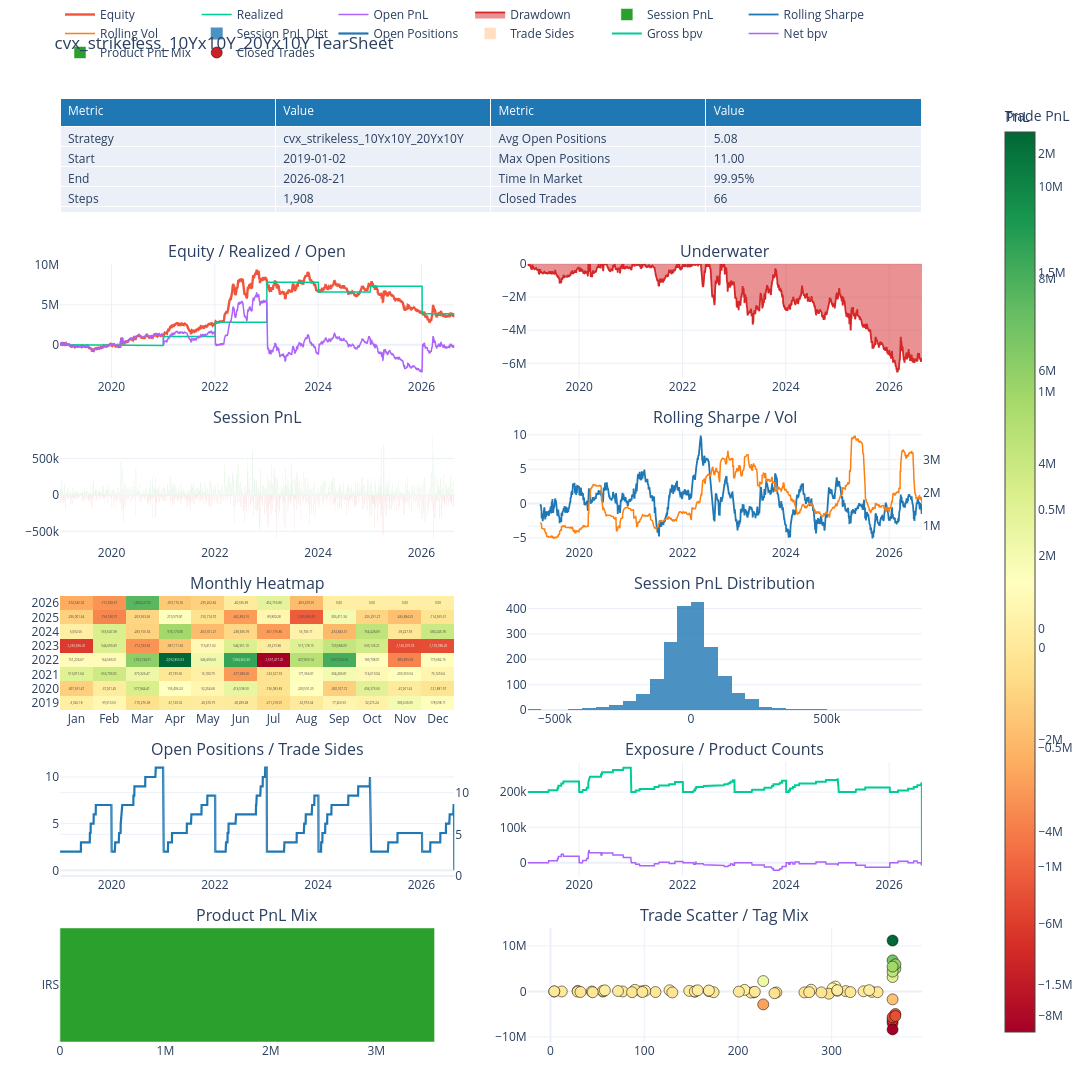

The code cell stored with this chart in its notebook:
### Markdown cell above
### Tearsheet, pair B (plain-stats fallback if plotting is unavailable)

### Code cell
try:
    from IPython.display import display

    from BT.query_tearsheet import QueryBacktestTearSheet

    display(QueryBacktestTearSheet.from_backtest(bt).plot_plotly())
except Exception as exc:  # noqa: BLE001 — fallback is the contract
    print(f"tearsheet unavailable ({type(exc).__name__}: {exc}); plain stats:")
    print(f"  marks {len(equity)}, net {equity.iloc[-1]:+,.0f} USD, "
          f"gross {RES.equity_gross.iloc[-1]:+,.0f} USD, fees {RES.fees.sum():,.0f} "
          f"USD, closed legs {n_closed}")

### Figure 1 — Plotly figure (JSON) as saved in the notebook; plotly's stock layout.template omitted (floating-point values rounded to 4 significant figures; data arrays with more than 128 entries replaced by an {"elided": "..."} marker saying what was removed)
{"data": [{"cells": {"align": "left", "values": [["Strategy", "Start", "End", "Steps", "Sessions", "Total PnL", "Realized PnL", "Open PnL", "Gross Realized", "Fees", "Avg Session PnL", "Best Session", "Worst Session", "Positive Sessions", "Negative Sessions", "Session Vol", "Sharpe", "Sortino", "Max Drawdown", "Current Drawdown", "VaR 95", "CVaR 95", "Entry Count", "Exit Count", "Trade Sides", "Active Trading Sessions", "Avg Entries / Session", "Avg Exits / Session", "Avg Sides / Session", "Avg Entries / Active Session", "Avg Exits / Active Session"], ["cvx_strikeless_10Yx10Y_20Yx10Y", "2019-01-02", "2026-08-21", "1,908", "1,908", "3,553,581.52", "3,553,581.52", "0.00", "3,919,296.33", "365,714.81", "1,862.46", "814,703.28", "-595,660.09", "50.42%", "49.53%", "1,951,376.97", "0.24", "0.35", "-6,544,073.27", "-5,844,932.45", "-187,695.79", "-282,241.77", "66", "66", "132", "59", "0.03", "0.03", "0.07", "1.12", "1.12"], ["Avg Open Positions", "Max Open Positions", "Time In Market", "Closed Trades", "Winning Trades", "Losing Trades", "Flat Trades", "Open Trades", "Trade Hit Rate", "Profit Factor", "Payoff Ratio", "Gross Profit", "Gross Loss", "Expectancy", "Avg Trade PnL", "Median Trade PnL", "Avg Win", "Median Win", "Avg Loss", "Median Loss", "Max Win Trade", "Max Loss Trade", "Avg Hold Days", "Median Hold Days", "P90 Hold Days", "Avg Winner Hold", "Avg Loser Hold", "Avg Hold Steps", "Max Win Streak", "Max Loss Streak", "Current Trade Streak"], ["5.08", "11.00", "99.95%", "66", "33", "33", "0", "0", "50.00%", "1.08", "1.08", "49,582,367.51", "46,028,785.99", "53,842.14", "53,842.14", "-5,399.60", "1,502,495.99", "240,341.02", "-1,394,811.70", "-172,695.08", "11,195,440.02", "-8,347,448.92", "215.56", "222.50", "365.00", "212.09", "219.03", "146.79", "4", "3", "Win 1"]]}, "domain": {"x": [0.0, 0.94], "y": [0.8792, 1.0]}, "header": {"align": "left", "fill": {"color": "#1f77b4"}, "font": {"color": "white"}, "values": ["Metric", "Value", "Metric", "Value"]}, "type": "table"}, {"line": {"width": 2.4}, "mode": "lines", "name": "Equity", "type": "scatter", "x": {"elided": "1908 str values"}, "xaxis": "x", "y": {"elided": "1908 float values"}, "yaxis": "y"}, {"line": {"width": 1.5}, "mode": "lines", "name": "Realized", "type": "scatter", "x": {"elided": "1908 str values"}, "xaxis": "x", "y": {"elided": "1908 float values"}, "yaxis": "y"}, {"line": {"width": 1.5}, "mode": "lines", "name": "Open PnL", "type": "scatter", "x": {"elided": "1908 str values"}, "xaxis": "x", "y": {"elided": "1908 float values"}, "yaxis": "y"}, {"fill": "tozeroy", "line": {"color": "#d62728", "width": 1.8}, "mode": "lines", "name": "Drawdown", "type": "scatter", "x": {"elided": "1908 str values"}, "xaxis": "x2", "y": {"elided": "1908 float values"}, "yaxis": "y2"}, {"marker": {"color": {"elided": "1908 str values"}}, "name": "Session PnL", "type": "bar", "x": {"elided": "1908 str values"}, "xaxis": "x3", "y": {"elided": "1908 float values"}, "yaxis": "y3"}, {"line": {"color": "#1f77b4", "width": 1.8}, "mode": "lines", "name": "Rolling Sharpe", "type": "scatter", "x": {"elided": "1908 str values"}, "xaxis": "x4", "y": {"elided": "1908 float values"}, "yaxis": "y4"}, {"line": {"color": "#ff7f0e", "width": 1.5}, "mode": "lines", "name": "Rolling Vol", "type": "scatter", "x": {"elided": "1908 str values"}, "xaxis": "x4", "y": {"elided": "1908 float values"}, "yaxis": "y5"}, {"colorbar": {"title": {"text": "PnL"}}, "colorscale": [[0.0, "rgb(165,0,38)"], [0.1, "rgb(215,48,39)"], [0.2, "rgb(244,109,67)"], [0.3, "rgb(253,174,97)"], [0.4, "rgb(254,224,139)"], [0.5, "rgb(255,255,191)"], [0.6, "rgb(217,239,139)"], [0.7, "rgb(166,217,106)"], [0.8, "rgb(102,189,99)"], [0.9, "rgb(26,152,80)"], [1.0, "rgb(0,104,55)"]], "text": [["-3,026.18", "99,513.63", "-170,276.38", "-61,120.92", "-45,670.79", "-60,289.48", "-211,218.01", "-52,973.34", "77,269.33", "32,275.24", "306,633.09", "178,698.11"], ["-307,391.47", "-37,021.45", "577,844.41", "195,406.23", "92,254.68", "414,538.50", "-136,083.83", "200,591.25", "-300,107.72", "494,373.60", "-47,261.62", "-121,881.97"], ["513,811.64", "656,703.05", "379,326.47", "-87,739.36", "16,100.79", "-677,688.26", "-143,527.59", "171,966.01", "304,406.81", "114,619.04", "209,359.54", "76,129.64"], ["151,274.67", "164,689.21", "1,103,134.91", "2,092,855.03", "346,493.63", "1,584,362.30", "-1,697,417.25", "827,859.14", "1,501,523.20", "189,708.01", "-806,899.36", "179,682.15"], ["-1,256,836.41", "544,609.49", "-712,103.56", "-387,111.69", "119,411.62", "544,351.10", "-39,219.86", "515,178.15", "729,684.09", "633,133.21", "-1,145,076.18", "-1,135,086.26"], ["6,092.56", "565,647.38", "-283,156.54", "974,173.08", "-453,351.21", "-238,496.99", "-661,716.86", "56,703.11", "-474,843.31", "764,428.89", "-93,227.39", "680,245.78"], ["-296,001.64", "-794,180.97", "-263,963.26", "210,975.81", "-150,714.70", "-662,892.16", "89,830.28", "-1,035,869.07", "303,411.34", "-256,291.27", "-426,884.25", "-114,365.31"], ["-574,546.02", "-713,308.67", "1,400,627.09", "-359,170.35", "-295,262.82", "-40,336.89", "452,753.80", "-459,470.01", "0.00", "0.00", "0.00", "0.00"]], "texttemplate": "%{text}", "type": "heatmap", "x": ["Jan", "Feb", "Mar", "Apr", "May", "Jun", "Jul", "Aug", "Sep", "Oct", "Nov", "Dec"], "xaxis": "x5", "y": ["2019", "2020", "2021", "2022", "2023", "2024", "2025", "2026"], "yaxis": "y6", "z": [[-3026.0, 99510.0, -170300.0, -61120.0, -45670.0, -60290.0, -211200.0, -52970.0, 77270.0, 32280.0, 306600.0, 178700.0], [-307400.0, -37020.0, 577800.0, 195400.0, 92250.0, 414500.0, -136100.0, 200600.0, -300100.0, 494400.0, -47260.0, -121900.0], [513800.0, 656700.0, 379300.0, -87740.0, 16100.0, -677700.0, -143500.0, 172000.0, 304400.0, 114600.0, 209400.0, 76130.0], [151300.0, 164700.0, 1103000.0, 2093000.0, 346500.0, 1584000.0, -1697000.0, 827900.0, 1502000.0, 189700.0, -806900.0, 179700.0], [-1257000.0, 544600.0, -712100.0, -387100.0, 119400.0, 544400.0, -39220.0, 515200.0, 729700.0, 633100.0, -1145000.0, -1135000.0], [6093.0, 565600.0, -283200.0, 974200.0, -453400.0, -238500.0, -661700.0, 56700.0, -474800.0, 764400.0, -93230.0, 680200.0], [-296000.0, -794200.0, -264000.0, 211000.0, -150700.0, -662900.0, 89830.0, -1036000.0, 303400.0, -256300.0, -426900.0, -114400.0], [-574500.0, -713300.0, 1401000.0, -359200.0, -295300.0, -40340.0, 452800.0, -459500.0, 0.0, 0.0, 0.0, 0.0]]}, {"marker": {"color": "#1f77b4"}, "name": "Session PnL Dist", "nbinsx": 30, "opacity": 0.8, "type": "histogram", "x": {"elided": "1908 float values"}, "xaxis": "x6", "yaxis": "y7"}, {"line": {"color": "#1f77b4", "width": 2.2}, "mode": "lines", "name": "Open Positions", "type": "scatter", "x": {"elided": "1908 str values"}, "xaxis": "x7", "y": {"elided": "1908 float values"}, "yaxis": "y8"}, {"marker": {"color": "#ff7f0e"}, "name": "Trade Sides", "opacity": 0.25, "type": "bar", "x": {"elided": "1908 str values"}, "xaxis": "x7", "y": {"elided": "1908 float values"}, "yaxis": "y9"}, {"line": {"width": 2.0}, "mode": "lines", "name": "Gross bpv", "type": "scatter", "x": {"elided": "1908 str values"}, "xaxis": "x8", "y": {"elided": "1908 float values"}, "yaxis": "y10"}, {"line": {"width": 1.5}, "mode": "lines", "name": "Net bpv", "type": "scatter", "x": {"elided": "1908 str values"}, "xaxis": "x8", "y": {"elided": "1908 float values"}, "yaxis": "y10"}, {"marker": {"color": ["#2ca02c"]}, "name": "Product PnL Mix", "orientation": "h", "type": "bar", "x": [3554000.0], "xaxis": "x9", "y": ["IRS"], "yaxis": "y11"}, {"marker": {"color": [-6908000.0, 6831000.0, -200600.0, -52370.0, 124400.0, 256400.0, -133100.0, -4947000.0, 4998000.0, -98910.0, 71530.0, 1069000.0, 677200.0, -497500.0, -253300.0, 346500.0, -215500.0, -29290.0, 3170000.0, -1742000.0, 38700.0, 145900.0, -38500.0, 67620.0, 21500.0, 126700.0, 11200000.0, -6305000.0, -204100.0, 378500.0, -208900.0, -78040.0, 3498.0, 92700.0, -11190.0, 121300.0, 388.8, 4368000.0, -5672000.0, -213600.0, 3296.0, 150500.0, 354700.0, -172700.0, -35410.0, 5954000.0, -5391000.0, -153400.0, 279600.0, -148100.0, 282500.0, -155200.0, 240300.0, -163600.0, -24600.0, 5469000.0, -8347000.0, -381400.0, -167600.0, 2276000.0, -2844000.0, 206200.0, -115200.0, 238000.0, -121400.0, 22580.0], "colorbar": {"title": {"text": "Trade PnL"}}, "colorscale": [[0.0, "rgb(165,0,38)"], [0.1, "rgb(215,48,39)"], [0.2, "rgb(244,109,67)"], [0.3, "rgb(253,174,97)"], [0.4, "rgb(254,224,139)"], [0.5, "rgb(255,255,191)"], [0.6, "rgb(217,239,139)"], [0.7, "rgb(166,217,106)"], [0.8, "rgb(102,189,99)"], [0.9, "rgb(26,152,80)"], [1.0, "rgb(0,104,55)"]], "line": {"color": "black", "width": 0.5}, "showscale": true, "size": 11}, "mode": "markers", "name": "Closed Trades", "text": ["IRS USD-SOFR-1D IRSwapStructure.OUTRIGHT", "IRS USD-SOFR-1D IRSwapStructure.OUTRIGHT", "IRS USD-SOFR-1D IRSwapStructure.OUTRIGHT", "IRS USD-SOFR-1D IRSwapStructure.OUTRIGHT", "IRS USD-SOFR-1D IRSwapStructure.OUTRIGHT", "IRS USD-SOFR-1D IRSwapStructure.OUTRIGHT", "IRS USD-SOFR-1D IRSwapStructure.OUTRIGHT", "IRS USD-SOFR-1D IRSwapStructure.OUTRIGHT", "IRS USD-SOFR-1D IRSwapStructure.OUTRIGHT", "IRS USD-SOFR-1D IRSwapStructure.OUTRIGHT", "IRS USD-SOFR-1D IRSwapStructure.OUTRIGHT", "IRS USD-SOFR-1D IRSwapStructure.OUTRIGHT", "IRS USD-SOFR-1D IRSwapStructure.OUTRIGHT", "IRS USD-SOFR-1D IRSwapStructure.OUTRIGHT", "IRS USD-SOFR-1D IRSwapStructure.OUTRIGHT", "IRS USD-SOFR-1D IRSwapStructure.OUTRIGHT", "IRS USD-SOFR-1D IRSwapStructure.OUTRIGHT", "IRS USD-SOFR-1D IRSwapStructure.OUTRIGHT", "IRS USD-SOFR-1D IRSwapStructure.OUTRIGHT", "IRS USD-SOFR-1D IRSwapStructure.OUTRIGHT", "IRS USD-SOFR-1D IRSwapStructure.OUTRIGHT", "IRS USD-SOFR-1D IRSwapStructure.OUTRIGHT", "IRS USD-SOFR-1D IRSwapStructure.OUTRIGHT", "IRS USD-SOFR-1D IRSwapStructure.OUTRIGHT", "IRS USD-SOFR-1D IRSwapStructure.OUTRIGHT", "IRS USD-SOFR-1D IRSwapStructure.OUTRIGHT", "IRS USD-SOFR-1D IRSwapStructure.OUTRIGHT", "IRS USD-SOFR-1D IRSwapStructure.OUTRIGHT", "IRS USD-SOFR-1D IRSwapStructure.OUTRIGHT", "IRS USD-SOFR-1D IRSwapStructure.OUTRIGHT", "IRS USD-SOFR-1D IRSwapStructure.OUTRIGHT", "IRS USD-SOFR-1D IRSwapStructure.OUTRIGHT", "IRS USD-SOFR-1D IRSwapStructure.OUTRIGHT", "IRS USD-SOFR-1D IRSwapStructure.OUTRIGHT", "IRS USD-SOFR-1D IRSwapStructure.OUTRIGHT", "IRS USD-SOFR-1D IRSwapStructure.OUTRIGHT", "IRS USD-SOFR-1D IRSwapStructure.OUTRIGHT", "IRS USD-SOFR-1D IRSwapStructure.OUTRIGHT", "IRS USD-SOFR-1D IRSwapStructure.OUTRIGHT", "IRS USD-SOFR-1D IRSwapStructure.OUTRIGHT", "IRS USD-SOFR-1D IRSwapStructure.OUTRIGHT", "IRS USD-SOFR-1D IRSwapStructure.OUTRIGHT", "IRS USD-SOFR-1D IRSwapStructure.OUTRIGHT", "IRS USD-SOFR-1D IRSwapStructure.OUTRIGHT", "IRS USD-SOFR-1D IRSwapStructure.OUTRIGHT", "IRS USD-SOFR-1D IRSwapStructure.OUTRIGHT", "IRS USD-SOFR-1D IRSwapStructure.OUTRIGHT", "IRS USD-SOFR-1D IRSwapStructure.OUTRIGHT", "IRS USD-SOFR-1D IRSwapStructure.OUTRIGHT", "IRS USD-SOFR-1D IRSwapStructure.OUTRIGHT", "IRS USD-SOFR-1D IRSwapStructure.OUTRIGHT", "IRS USD-SOFR-1D IRSwapStructure.OUTRIGHT", "IRS USD-SOFR-1D IRSwapStructure.OUTRIGHT", "IRS USD-SOFR-1D IRSwapStructure.OUTRIGHT", "IRS USD-SOFR-1D IRSwapStructure.OUTRIGHT", "IRS USD-SOFR-1D IRSwapStructure.OUTRIGHT", "IRS USD-SOFR-1D IRSwapStructure.OUTRIGHT", "IRS USD-SOFR-1D IRSwapStructure.OUTRIGHT", "IRS USD-SOFR-1D IRSwapStructure.OUTRIGHT", "IRS USD-SOFR-1D IRSwapStructure.OUTRIGHT", "IRS USD-SOFR-1D IRSwapStructure.OUTRIGHT", "IRS USD-SOFR-1D IRSwapStructure.OUTRIGHT", "IRS USD-SOFR-1D IRSwapStructure.OUTRIGHT", "IRS USD-SOFR-1D IRSwapStructure.OUTRIGHT", "IRS USD-SOFR-1D IRSwapStructure.OUTRIGHT", "IRS USD-SOFR-1D IRSwapStructure.OUTRIGHT"], "type": "scatter", "x": [365.0, 365.0, 217.0, 154.0, 148.0, 127.0, 112.0, 368.0, 368.0, 343.0, 315.0, 304.0, 301.0, 297.0, 214.0, 207.0, 130.0, 56.0, 365.0, 365.0, 334.0, 306.0, 201.0, 169.0, 97.0, 56.0, 365.0, 365.0, 289.0, 278.0, 271.0, 218.0, 77.0, 72.0, 44.0, 29.0, 12.0, 365.0, 365.0, 241.0, 154.0, 101.0, 90.0, 45.0, 29.0, 368.0, 368.0, 349.0, 340.0, 320.0, 306.0, 276.0, 157.0, 87.0, 4.0, 365.0, 365.0, 239.0, 174.0, 227.0, 227.0, 169.0, 98.0, 58.0, 32.0, 4.0], "xaxis": "x10", "y": [-6908000.0, 6831000.0, -200600.0, -52370.0, 124400.0, 256400.0, -133100.0, -4947000.0, 4998000.0, -98910.0, 71530.0, 1069000.0, 677200.0, -497500.0, -253300.0, 346500.0, -215500.0, -29290.0, 3170000.0, -1742000.0, 38700.0, 145900.0, -38500.0, 67620.0, 21500.0, 126700.0, 11200000.0, -6305000.0, -204100.0, 378500.0, -208900.0, -78040.0, 3498.0, 92700.0, -11190.0, 121300.0, 388.8, 4368000.0, -5672000.0, -213600.0, 3296.0, 150500.0, 354700.0, -172700.0, -35410.0, 5954000.0, -5391000.0, -153400.0, 279600.0, -148100.0, 282500.0, -155200.0, 240300.0, -163600.0, -24600.0, 5469000.0, -8347000.0, -381400.0, -167600.0, 2276000.0, -2844000.0, 206200.0, -115200.0, 238000.0, -121400.0, 22580.0], "yaxis": "y12"}], "layout": {"annotations": [{"font": {"size": 16}, "showarrow": false, "text": "Equity / Realized / Open", "x": 0.215, "xanchor": "center", "xref": "paper", "y": 0.8242, "yanchor": "bottom", "yref": "paper"}, {"font": {"size": 16}, "showarrow": false, "text": "Underwater", "x": 0.725, "xanchor": "center", "xref": "paper", "y": 0.8242, "yanchor": "bottom", "yref": "paper"}, {"font": {"size": 16}, "showarrow": false, "text": "Session PnL", "x": 0.215, "xanchor": "center", "xref": "paper", "y": 0.6483, "yanchor": "bottom", "yref": "paper"}, {"font": {"size": 16}, "showarrow": false, "text": "Rolling Sharpe / Vol", "x": 0.725, "xanchor": "center", "xref": "paper", "y": 0.6483, "yanchor": "bottom", "yref": "paper"}, {"font": {"size": 16}, "showarrow": false, "text": "Monthly Heatmap", "x": 0.215, "xanchor": "center", "xref": "paper", "y": 0.4725, "yanchor": "bottom", "yref": "paper"}, {"font": {"size": 16}, "showarrow": false, "text": "Session PnL Distribution", "x": 0.725, "xanchor": "center", "xref": "paper", "y": 0.4725, "yanchor": "bottom", "yref": "paper"}, {"font": {"size": 16}, "showarrow": false, "text": "Open Positions / Trade Sides", "x": 0.215, "xanchor": "center", "xref": "paper", "y": 0.2967, "yanchor": "bottom", "yref": "paper"}, {"font": {"size": 16}, "showarrow": false, "text": "Exposure / Product Counts", "x": 0.725, "xanchor": "center", "xref": "paper", "y": 0.2967, "yanchor": "bottom", "yref": "paper"}, {"font": {"size": 16}, "showarrow": false, "text": "Product PnL Mix", "x": 0.215, "xanchor": "center", "xref": "paper", "y": 0.1208, "yanchor": "bottom", "yref": "paper"}, {"font": {"size": 16}, "showarrow": false, "text": "Trade Scatter / Tag Mix", "x": 0.725, "xanchor": "center", "xref": "paper", "y": 0.1208, "yanchor": "bottom", "yref": "paper"}], "height": 2400, "legend": {"orientation": "h", "x": 0.0, "xanchor": "left", "y": 1.02, "yanchor": "bottom"}, "margin": {"b": 50, "l": 60, "r": 40, "t": 80}, "title": {"text": "cvx_strikeless_10Yx10Y_20Yx10Y TearSheet"}, "width": 1600, "xaxis": {"anchor": "y", "domain": [0.0, 0.43]}, "xaxis10": {"anchor": "y12", "domain": [0.51, 0.94]}, "xaxis2": {"anchor": "y2", "domain": [0.51, 0.94]}, "xaxis3": {"anchor": "y3", "domain": [0.0, 0.43]}, "xaxis4": {"anchor": "y4", "domain": [0.51, 0.94]}, "xaxis5": {"anchor": "y6", "domain": [0.0, 0.43]}, "xaxis6": {"anchor": "y7", "domain": [0.51, 0.94]}, "xaxis7": {"anchor": "y8", "domain": [0.0, 0.43]}, "xaxis8": {"anchor": "y10", "domain": [0.51, 0.94]}, "xaxis9": {"anchor": "y11", "domain": [0.0, 0.43]}, "yaxis": {"anchor": "x", "domain": [0.7033, 0.8242]}, "yaxis10": {"anchor": "x8", "domain": [0.1758, 0.2967]}, "yaxis11": {"anchor": "x9", "domain": [0.0, 0.1208]}, "yaxis12": {"anchor": "x10", "domain": [0.0, 0.1208]}, "yaxis2": {"anchor": "x2", "domain": [0.7033, 0.8242]}, "yaxis3": {"anchor": "x3", "domain": [0.5275, 0.6483]}, "yaxis4": {"anchor": "x4", "domain": [0.5275, 0.6483]}, "yaxis5": {"anchor": "x4", "overlaying": "y4", "side": "right"}, "yaxis6": {"anchor": "x5", "domain": [0.3517, 0.4725]}, "yaxis7": {"anchor": "x6", "domain": [0.3517, 0.4725]}, "yaxis8": {"anchor": "x7", "domain": [0.1758, 0.2967]}, "yaxis9": {"anchor": "x7", "overlaying": "y8", "side": "right"}}}
